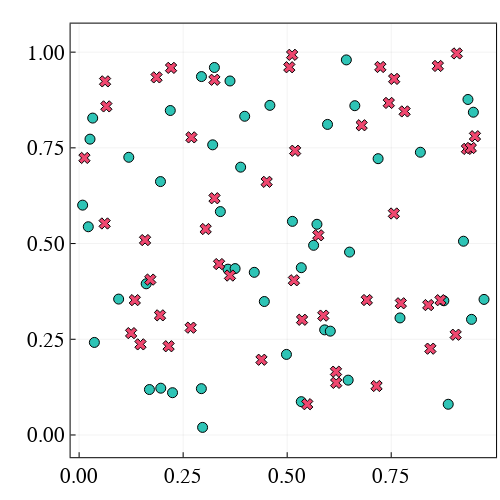

The notebook cell saved with this chart:
### Code cell
p1 = plot(P1[:,1], P1[:,2], seriestype = :scatter, label = "", 
    framestyle = :box,  markercolor = "#2EC4B6", tickfontsize = 15,
    markersize = 5, legendfontsize = 15, aspect_ratio = :equal, size = (500, 500))
plot!(p1,P2[:,1], P2[:,2], seriestype = :scatter, markersize = 5, markershape = :x,
    markercolor = "#EF476F", label = "", markerstrokewidth = 1)

### Figure 1 — Plotly figure (JSON) as saved in the notebook; plotly's stock layout.template omitted (floating-point values rounded to 4 significant figures)
{"data": [{"colorbar": {"title": ""}, "legendgroup": "", "marker": {"color": "rgba(46, 196, 182, 1.000)", "line": {"color": "rgba(0, 0, 0, 1.000)", "width": 1}, "size": 10, "symbol": "circle"}, "mode": "markers", "name": "", "showlegend": false, "type": "scatter", "x": [0.2967, 0.169, 0.3394, 0.6625, 0.09499, 0.02205, 0.1194, 0.8201, 0.5901, 0.6499, 0.9344, 0.9236, 0.3626, 0.7711, 0.5339, 0.3251, 0.294, 0.008469, 0.943, 0.2938, 0.5635, 0.1962, 0.3576, 0.03263, 0.973, 0.5969, 0.2244, 0.445, 0.7185, 0.3748, 0.5338, 0.6465, 0.321, 0.3979, 0.1612, 0.9474, 0.6036, 0.02615, 0.2191, 0.4585, 0.6422, 0.5126, 0.8765, 0.1955, 0.5715, 0.3882, 0.4982, 0.4209, 0.03664, 0.887], "xaxis": "x1", "y": [0.01984, 0.1187, 0.5835, 0.8601, 0.355, 0.5439, 0.7253, 0.7385, 0.2745, 0.4777, 0.8764, 0.5061, 0.9247, 0.3058, 0.437, 0.9599, 0.9362, 0.6004, 0.302, 0.121, 0.4954, 0.1222, 0.4331, 0.8278, 0.3541, 0.8112, 0.1105, 0.3486, 0.7217, 0.4346, 0.08704, 0.1433, 0.7579, 0.8325, 0.3949, 0.8431, 0.2712, 0.7727, 0.8475, 0.861, 0.9797, 0.558, 0.3506, 0.6619, 0.5503, 0.6996, 0.2104, 0.4249, 0.2417, 0.08025], "yaxis": "y1", "zmax": null, "zmin": null}, {"colorbar": {"title": ""}, "legendgroup": "", "marker": {"color": "rgba(239, 71, 111, 1.000)", "line": {"color": "rgba(0, 0, 0, 1.000)", "width": 1}, "size": 10, "symbol": "x"}, "mode": "markers", "name": "", "showlegend": false, "type": "scatter", "x": [0.932, 0.5051, 0.304, 0.215, 0.5482, 0.9412, 0.3625, 0.4506, 0.1475, 0.06548, 0.8391, 0.6173, 0.3363, 0.7442, 0.7731, 0.7571, 0.8684, 0.3253, 0.2681, 0.5748, 0.5191, 0.862, 0.1861, 0.9049, 0.4382, 0.6178, 0.9076, 0.7147, 0.5868, 0.5119, 0.9512, 0.2698, 0.1944, 0.8441, 0.01283, 0.5357, 0.3251, 0.06141, 0.6914, 0.125, 0.1711, 0.1338, 0.7822, 0.1584, 0.7238, 0.06238, 0.5162, 0.221, 0.7564, 0.6789], "xaxis": "x1", "y": [0.7473, 0.9605, 0.5379, 0.2317, 0.08038, 0.7497, 0.4164, 0.6612, 0.2367, 0.8583, 0.3393, 0.1654, 0.4464, 0.8674, 0.344, 0.9301, 0.3521, 0.6184, 0.2803, 0.5216, 0.7425, 0.9639, 0.9341, 0.2619, 0.1965, 0.1362, 0.9966, 0.128, 0.3118, 0.9931, 0.7804, 0.7774, 0.3125, 0.2255, 0.7237, 0.301, 0.9278, 0.5525, 0.3525, 0.266, 0.4059, 0.3522, 0.8451, 0.5091, 0.9612, 0.9236, 0.404, 0.9589, 0.5785, 0.809], "yaxis": "y1", "zmax": null, "zmin": null}], "layout": {"annotations": [], "height": 500, "legend": {"bgcolor": "rgba(255, 255, 255, 1.000)", "bordercolor": "rgba(0, 0, 0, 1.000)", "borderwidth": 1, "font": {"color": "rgba(0, 0, 0, 1.000)", "family": "sans-serif", "size": 21}, "tracegroupgap": 0, "traceorder": "normal", "x": 1, "xanchor": "auto", "y": 1, "yanchor": "auto"}, "margin": {"b": 20, "l": 0, "r": 0, "t": 20}, "paper_bgcolor": "rgba(255, 255, 255, 1.000)", "plot_bgcolor": "rgba(255, 255, 255, 1.000)", "showlegend": true, "width": 500, "xaxis": {"anchor": "y1", "domain": [0.1412, 0.9921], "gridcolor": "rgba(0, 0, 0, 0.100)", "gridwidth": 0.5, "linecolor": "rgba(0, 0, 0, 1.000)", "mirror": true, "range": [-0.02047, 1.002], "showgrid": true, "showline": true, "showticklabels": true, "tickangle": 0, "tickcolor": "rgb(0, 0, 0)", "tickfont": {"color": "rgba(0, 0, 0, 1.000)", "family": "sans-serif", "size": 21}, "tickmode": "array", "ticks": "inside", "ticktext": ["0.00", "0.25", "0.50", "0.75", "1.00"], "tickvals": [0, 0.25, 0.5, 0.75, 1], "title": "", "titlefont": {"color": "rgba(0, 0, 0, 1.000)", "family": "sans-serif", "size": 15}, "type": "-", "visible": true, "zeroline": false, "zerolinecolor": "rgba(0, 0, 0, 1.000)"}, "yaxis": {"anchor": "x1", "domain": [0.04954, 0.9921], "gridcolor": "rgba(0, 0, 0, 0.100)", "gridwidth": 0.5, "linecolor": "rgba(0, 0, 0, 1.000)", "mirror": true, "range": [-0.05806, 1.074], "showgrid": true, "showline": true, "showticklabels": true, "tickangle": 0, "tickcolor": "rgb(0, 0, 0)", "tickfont": {"color": "rgba(0, 0, 0, 1.000)", "family": "sans-serif", "size": 21}, "tickmode": "array", "ticks": "inside", "ticktext": ["0.00", "0.25", "0.50", "0.75", "1.00"], "tickvals": [0, 0.25, 0.5, 0.75, 1], "title": "", "titlefont": {"color": "rgba(0, 0, 0, 1.000)", "family": "sans-serif", "size": 15}, "type": "-", "visible": true, "zeroline": false, "zerolinecolor": "rgba(0, 0, 0, 1.000)"}}}
